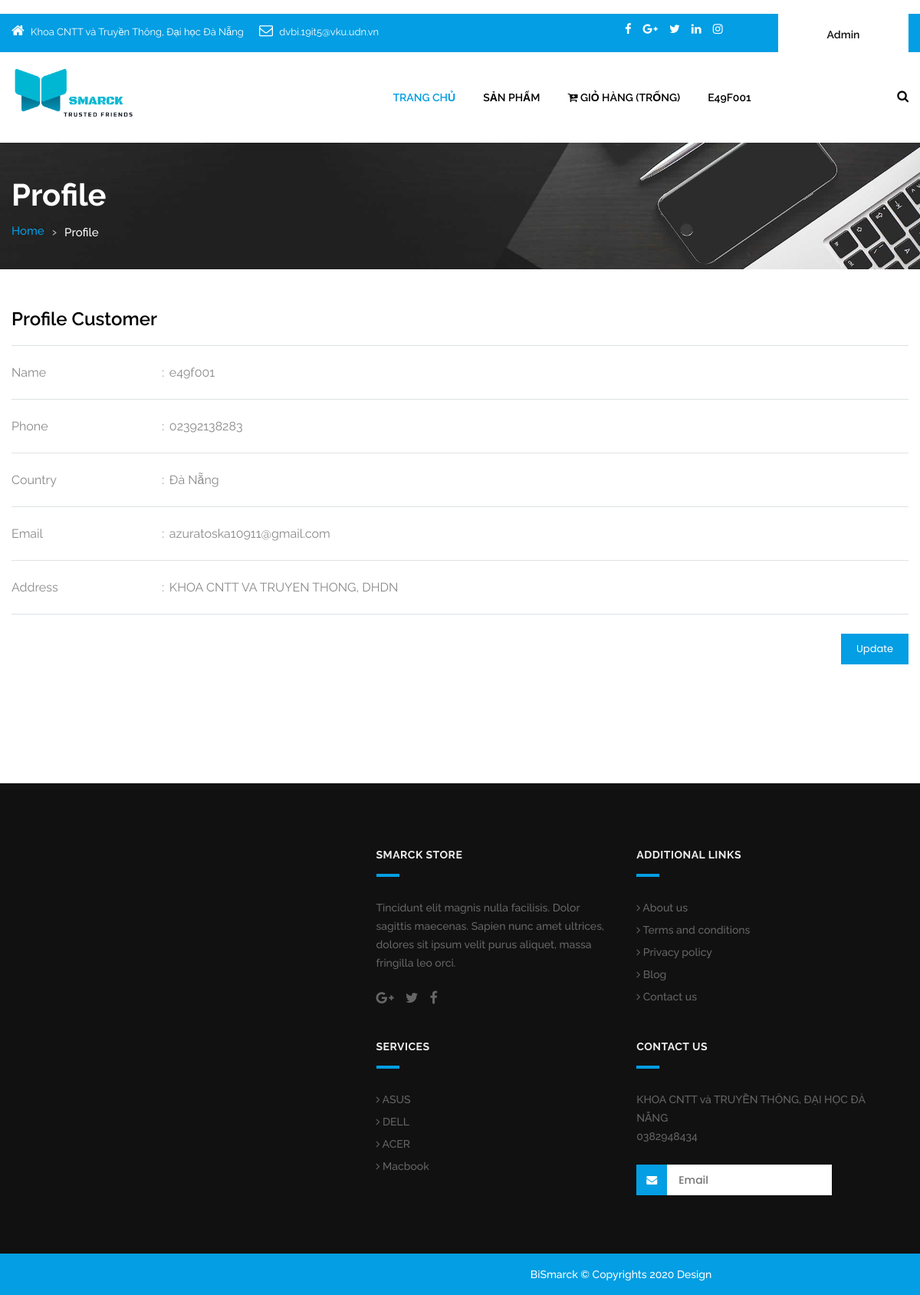
The app's page /profile.php (signed in) with its own data.
### tables this page shows
CREATE TABLE `account` (
  `id` int(11) NOT NULL,
  `name` varchar(255) NOT NULL,
  `address` varchar(255) NOT NULL,
  `country` varchar(255) NOT NULL,
  `phone` varchar(255) NOT NULL,
  `email` varchar(255) NOT NULL,
  `User` varchar(255) NOT NULL,
  `password` varchar(255) NOT NULL,
  `Matk` int(11) NOT NULL
);

### classes/cart.php (called while the page is built, shortened)
<?php
	$filepath = realpath(dirname(__FILE__));
	include_once ($filepath.'/../lib/database.php');
?>
<?php
	class cart
	{
		private $db;
		public function __construct()
		{
			$this->db = new Database();
		}
		public function check_cart(){
			$sId = session_id();
			$query = "SELECT * FROM cart WHERE sId = '$sId'";
			$result = $this->db->select($query);
			return $result;
		}
	}
?>

### lib/database.php (called while the page is built, shortened)
<?php
Class Database extends PDO{
   public $host   = host_db;
   public $user   = user_db;
   public $pass   = pass_db;
   public $dbname = name_db;
   public $link;
private function connectDB(){
   $this->link = new mysqli($this->host, $this->user, $this->pass,
    $this->dbname);
 }
public function select($query){
  $result = $this->link->query($query) or
   die($this->link->error.__LINE__);
  if($result->num_rows > 0){
    return $result;
  } else {
    return false;
  }
 }
}

### lib/session.php (called while the page is built, shortened)
<?php
class Session{
 public static function get($key){
    if (isset($_SESSION[$key])) {
     return $_SESSION[$key];
    } else {
     return false;
    }
 }
}
?>

### classes/customer.php (called while the page is built, shortened)
<?php
	$filepath = realpath(dirname(__FILE__));
	include_once ($filepath.'/../lib/database.php');
?>
<?php
class customer
	{
		private $db;
		public function __construct()
		{
			$this->db = new Database();
		}
			public function show_customers($id)
		{
			$query = "SELECT * FROM account WHERE id='$id' ";
			$result = $this->db->select($query);
			return $result;
		}
}
?>

### profile.php (the view, shortened to what this page needs)
<?php
	include 'inc/header.php';
 ?>
 <div id="inner_banner" class="section inner_banner_section">
  <div class="container">
    <div class="row">
      <div class="col-md-12">
        <div class="full">
          <div class="title-holder">
            <div class="title-holder-cell text-left">
              <h1 class="page-title">Profile</h1>
              <ol class="breadcrumb">
                <li><a href="index.html">Home</a></li>
                <li class="active">Profile</li>
              </ol>
            </div>
          </div>
        </div>
      </div>
    </div>
  </div>
</div>
 <div class="section padding_layout_1">
    <div class="container">
    	<div class="row">
    		<div class="product-table">
    		<div class="col-sm-12 col-md-12">
    		<h3>Profile Customer</h3>
    	<table class="table">
    		<?php
    		$id = Session::get('customer_id');
    		$get_customers = $cs->show_customers($id);
    		if ($get_customers) {
    			while ($result = $get_customers->fetch_assoc()) {
    		 ?>
    		<tr>
    			<td>Name</td>
    			<td>:</td>
    			<td><?php echo $result['name']; ?></td>
    		</tr>
    		<tr>
    			<td>Phone</td>
    			<td>:</td>
    			<td><?php echo $result['phone']; ?></td>
    		</tr>
    		<tr>
    			<td>Country</td>
    			<td>:</td>
    			<td><?php echo $result['country']; ?></td>
    		</tr>
    		<tr>
    			<td>Email</td>
    			<td>:</td>
    			<td><?php echo $result['email']; ?></td>
    		</tr>
    		<tr>
    			<td>Address</td>
    			<td>:</td>
    			<td><?php echo $result['address']; ?></td>
    		</tr>
            <tr>
                <td colspan="3"><a href="editprofile.php"><button class="button">Update</button></a></td>
            </tr>
    		<?php
    		}
    		}
    		 ?>
    	</table>
        </div>
        </div>
    	</div>
 	</div>
</div>
<?php
	include 'inc/footer.php';
 ?>

### inc/header.php (shortened to what this page needs)
<?php
include 'lib/session.php';
?>
<?php
include_once 'lib/database.php';
  $ct = new cart();
  $cs = new customer();
  ?>
<!DOCTYPE html>
<html lang="en">
<head>
<link rel="stylesheet" href="css/bootstrap.min.css" />
<link rel="stylesheet" href="css/style.css" />
<link rel="stylesheet" href="css/responsive.css" />
<link rel="stylesheet" href="css/colors1.css" />
<link rel="stylesheet" href="https://unpkg.com/swiper/swiper-bundle.min.css">
<link rel="stylesheet" href="css/custom.css" />
<link rel="stylesheet" href="css/animate.css" />
<link rel='stylesheet' href='css/hizoom.css'>
<link rel="stylesheet" type="text/css" href="revolution/css/settings.css" />
<link rel="stylesheet" type="text/css" href="revolution/css/layers.css" />
<link rel="stylesheet" type="text/css" href="revolution/css/navigation.css" />
<link rel="stylesheet" href="own/dist/assets/owl.carousel.min.css" />
<link rel="stylesheet" type="text/css" href="own/dist/assets/owl.theme.default.min.css">
<link rel="stylesheet" type="text/css" href="css/jquery-ui.css">
<link rel="stylesheet" href="https://use.fontawesome.com/releases/v5.7.2/css/all.css">
        <link rel="stylesheet" type="text/css" href="css/styles.css">
             <link rel="stylesheet" type="text/css" href="css/aos.css">
             <link rel="stylesheet" type="text/css" href="css/smoothproducts.css">
             <link rel="stylesheet" href="https://cdnjs.cloudflare.com/ajax/libs/font-awesome/4.7.0/css/font-awesome.css" />
</head>
<body id="default_theme" class="shopping-cart">
<header id="default_header" class="header_style_1">
  <div class="header_top">
    <div class="container">
      <div class="row">
        <div class="col-md-8">
          <div class="full">
            <div class="topbar-left">
              <ul class="list-inline">
                <li> <span class="topbar-label"><i class="fa  fa-home"></i></span> <span class="topbar-hightlight">Khoa CNTT và Truyền Thông, Đại học Đà Nẵng</span> </li>
                <li> <span class="topbar-label"><i class="fa fa-envelope-o"></i></span> <span class="topbar-hightlight"><a href="mailto:dvbi.19it5@vku.udn.vn">dvbi.19it5@vku.udn.vn</a></span> </li>
              </ul>
            </div>
          </div>
        </div>
        <div class="col-md-4 right_section_header_top">
          <div class="float-left">
            <div class="social_icon">
              <ul class="list-inline">
                <li><a class="fa fa-facebook" href="https://www.facebook.com/" title="Facebook" target="_blank">
</a></li>
                <li><a class="fa fa-google-plus" href="https://plus.google.com/" title="Google+" target="_blank">
</a></li>
                <li><a class="fa fa-twitter" href="https://twitter.com" title="Twitter" target="_blank"></a></li>
                <li><a class="fa fa-linkedin" href="https://www.linkedin.com" title="LinkedIn" target="_blank"></a></li>
                <li><a class="fa fa-instagram" href="https://www.instagram.com" title="Instagram" target="_blank"></a></li>
              </ul>
            </div>
          </div>
          <div class="float-right">
            <div class="make_appo"> <a class="btn white_btn" href="admin/index.php">Admin</a> </div>
          </div>
        </div>
      </div>
    </div>
  </div>
  <div class="header_bottom">
    <div class="container">
      <div class="row">
        <div class="col-lg-3 col-md-12 col-sm-12 col-xs-12">
          <div class="logo"> <a href="index.php"><img src="images/logo.png" alt="logo" /></a> </div>
        </div>
        <div class="col-lg-9 col-md-12 col-sm-12 col-xs-12">
          <div class="menu_side">
            <div id="navbar_menu">
              <ul class="first-ul">
                <li> <a class="active" href="index.php">Trang chủ</a>
                </li>
                <li> <a href="shop.php">Sản phẩm</a>
              </li>
                   <li>  <a href="cart.php" title="View my shopping cart" rel="nofollow">
              <i class=" fa fa-cart-plus"></i>
                <span class="cart_title">Giỏ hàng</span>
                <span class="no_product"><?php
                $check_cart = $ct->check_cart();
                if ($check_cart) {
                  $sum = Session::get("sum");
                  $qty = Session::get("qty");
                  echo ' SL: '.$qty;
                 }else {
                  echo '(Trống)';
                 }
                 ?></span>
              </a></li>
          <li>
                <?php
      $login_check = Session::get('customer_login');
     $ids = Session::get('customer_id');
        $get_customers = $cs->show_customers($ids);
      if ($login_check==false) {
        echo '<a href="login.php"><i class="fa fa-user" aria-hidden="true"></i>
</a></li>';
      }else {
if ($get_customers) {
          while ($result = $get_customers->fetch_assoc()) {
        echo '<li >';
$m=$result['name'];
        echo  ' <a >'.$m.'</a>';
        echo '</li>';
        echo '</ul>';
      }
    }}
       ?>
            </div>
            <div class="search_icon" >
              <ul>
                <li><a href="#" data-toggle="modal" data-target="#search_bar"><i class="fa fa-search" aria-hidden="true"></i></a></li>
              </ul>
            </div>
          </div>
        </div>
      </div>
    </div>
  </div>
</header>

### css/colors1.css (style rules this page uses)
.header_top, #navbar_menu ul ul li a:hover, #navbar_menu ul ul li a:focus, .full_slider_inner, .bg_load, .theme_color_bg, .price_table_active .price_head, a.btn.dark_gray_bt:hover, a.btn.dark_gray_bt:focus, .carousel-indicators .active, .social_icon_style_2 ul li a:hover, .social_icon_style_2 ul li a:focus, .progress-bar, .tags a:hover, .tags a:focus, .testimonial_slider .carousel-control:hover, .testimonial_slider .carousel-control:focus, .pagination>.active>a, .pagination>.active>a:focus, .pagination>.active>a:hover, .pagination>.active>span, .pagination>.active>span:focus, .pagination>.active>span:hover, .icon_feature { background: #039ee3; background-size: 100% 100%; border: none; }
#navbar_menu > ul > li a.active, #navbar_menu > ul > li:hover > a, #navbar_menu > ul > li:focus > a, footer p a:hover,footer p a:focus, .footer-menu li a:hover, .footer-menu li a:focus, footer ul.social_icons li a:hover, footer ul.social_icons li a:focus, .breadcrumb li a { color: #039ee3; }
button.btn.white_btn, a.btn.white_btn, button.btn.white_btn, a.btn.white_btn { color: #111; text-transform: none; text-shadow: none; }

### css/smoothproducts.css (style rules this page uses)
html, body { height: 100%; width: 100%; }

### records on screen
account: name "E49F001", name "e49f001", phone "02392138283", country "Đà Nẵng", email "azuratoska10911@gmail.com", address "KHOA CNTT VA TRUYEN THONG, DHDN"
